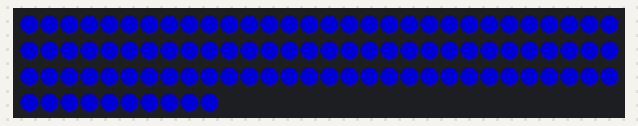
Bench run of a sketch on a simulated Arduino Uno, built with avr-gcc and run on an emulated ATmega328P. Parts: 100 RGB LEDs in strip order, left to right, continuing on the next row. Dim RGB values are drawn brighter than linear.

Above: at 0.16 s.
At 19.9 s:
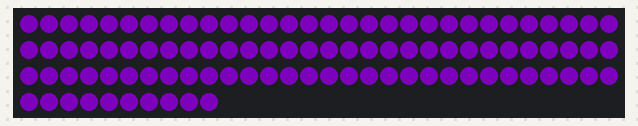
At 39.64 s:
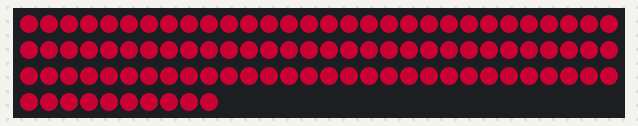

The sketch:

RedBlueFade.ino
```cpp
#include "FastLED.h"

#define NUM_LEDS 100
#define DATA_PIN 6

// Define the array of leds
CRGB leds[NUM_LEDS];

void setup() {
  FastLED.addLeds<WS2811, DATA_PIN, RGB>(leds, NUM_LEDS);
}

void loop() {
  rainbowCycle(20);
}

void rainbowCycle(int wait) {
  int i, j;

  for (j = 0; j < 256 * 5; j++) { // 5 cycles
    for (i = 0; i < NUM_LEDS; i++) {
      int x=j % 256;
      if (x>128)x=256-x;
      leds[i] = CRGB(x,0,128-x);
    }
    FastLED.show();
    delay(wait);
  }
}
```
